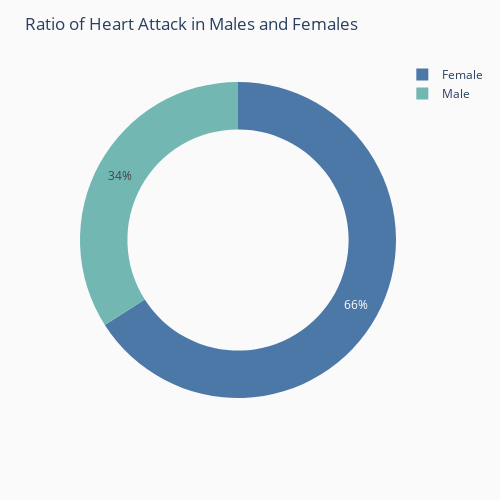

Write notebook code for a chart like this one.
### Markdown cell above
Most of the cases diagnosed are likely to have a heart attack , more than 50 %. While less than 40 % cases are negative.

### Code cell
def gender_ratio(data):
    """
    Make a pie chart of 'Gender' values
    Gender: 0 = Female, 1 = Male
    """
    # Pie chart of Gender ratio
    Result = data['Gender'].value_counts()
    total_count = Result.sum()
    values = {'Female': Result[0] / total_count, 'Male': Result[1] / total_count}
    
    fig_pie = px.pie(values=values,
                     names=values.keys(),
                     height=500, width=500, 
                     hole=0.7,
                     color_discrete_sequence = ['#4c78a8', '#72b7b2']
                     )
    fig_pie.update_layout(plot_bgcolor='#fafafa', paper_bgcolor='#fafafa',
                            title={'text': 'Ratio of Heart Attack in Males and Females'})   
    
    return fig_pie


fig_pie = gender_ratio(heartattackeda)
fig_pie.show()

### Figure 1 — Plotly figure (JSON) as saved in the notebook; plotly's stock layout.template omitted (floating-point values rounded to 4 significant figures)
{"data": [{"domain": {"x": [0, 1], "y": [0, 1]}, "hole": 0.7, "hovertemplate": "label=%{label}<br>value=%{value}<extra></extra>", "labels": ["Female", "Male"], "legendgroup": "", "name": "", "showlegend": true, "type": "pie", "values": [0.6596, 0.3404]}], "layout": {"height": 500, "legend": {"tracegroupgap": 0}, "margin": {"t": 60}, "paper_bgcolor": "#fafafa", "piecolorway": ["#4c78a8", "#72b7b2"], "plot_bgcolor": "#fafafa", "title": {"text": "Ratio of Heart Attack in Males and Females"}, "width": 500}}
